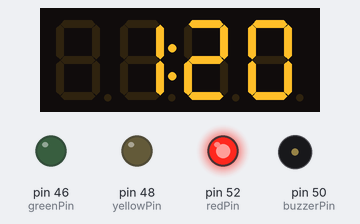
The sketch below on a simulated Arduino Mega 2560, built with avr-gcc and run on an emulated ATmega2560. Shown: 4-digit seven-segment display, output pins drawn as LEDs (lit = HIGH), buzzer (waves = sounding, pin HIGH).

Above: at 0.1 s.
At 1.6 s:
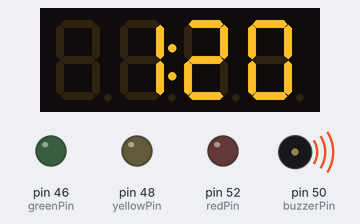
At 3.6 s:
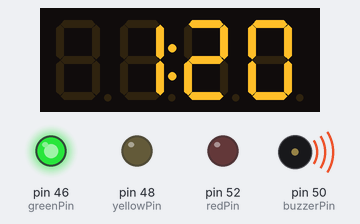
At 11.6 s:
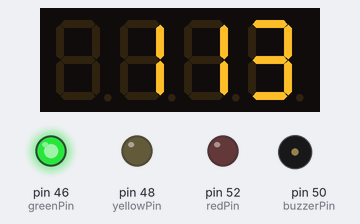
At 20.6 s:
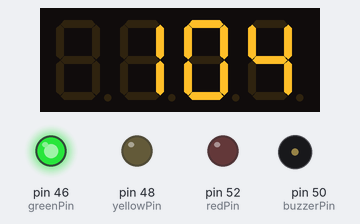
At 38.7 s:
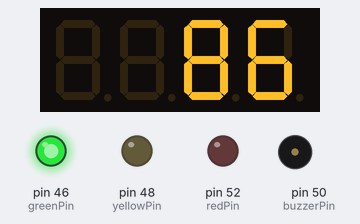
Timing chart, 0 to 40.0 s (numbered marks = the images above):
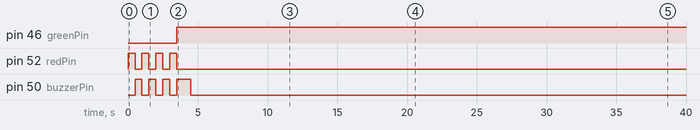

The sketch:

FMS.ino
```cpp
#include <Wire.h> // Enable this line if using Arduino Uno, Mega, etc.
#include <Adafruit_GFX.h>
#include "Adafruit_LEDBackpack.h"

Adafruit_7segment matrix = Adafruit_7segment();

int greenPin = 46;
int yellowPin = 48;
int buzzerPin = 50;
int redPin = 52;
int timeLeft = 120;
boolean drawDots = false;

// the setup function runs once when you press reset or power the board
void setup() {
  matrix.begin(0x70);

  pinMode(greenPin, OUTPUT);
  pinMode(yellowPin, OUTPUT);
  pinMode(buzzerPin, OUTPUT);
  pinMode(redPin, OUTPUT);
    matrix.println(120);
    matrix.drawColon(true);
    matrix.writeDisplay();
}

// the loop function runs over and over again forever
void loop() {
  tick();
  tick();
  tick();
  tickBeg();
  digitalWrite(greenPin, HIGH);
  digitalWrite(yellowPin, LOW);
  digitalWrite(buzzerPin, LOW);
  digitalWrite(redPin, LOW);
  for (uint16_t counter = 0; counter < 100; counter++){
    matrix.println(timeLeft);
    matrix.writeDisplay();
    delay(1000);
    timeLeft--;
  }
  digitalWrite(greenPin, LOW);
  digitalWrite(yellowPin, HIGH);
  digitalWrite(buzzerPin, HIGH);
  digitalWrite(redPin, LOW);
  delay(500);
  digitalWrite(greenPin, LOW);
  digitalWrite(yellowPin, HIGH);
  digitalWrite(buzzerPin, LOW);
  digitalWrite(redPin, LOW);
  delay(500);
  for (uint16_t counter = 0; counter <= 20; counter++){
    matrix.println(timeLeft);
    matrix.writeDisplay();
    delay(1000);
    timeLeft--;
  }
  digitalWrite(greenPin, LOW);
  digitalWrite(yellowPin, LOW);
  digitalWrite(buzzerPin, HIGH);
  digitalWrite(redPin, HIGH);
  delay(1500);
  digitalWrite(greenPin, LOW);
  digitalWrite(yellowPin, LOW);
  digitalWrite(buzzerPin, LOW);
  digitalWrite(redPin, HIGH);
  while(true);
}

void tick() {
  digitalWrite(greenPin, LOW);
  digitalWrite(yellowPin, LOW);
  digitalWrite(buzzerPin, LOW);
  digitalWrite(redPin, HIGH);
  delay(500);
  digitalWrite(greenPin, LOW);
  digitalWrite(yellowPin, LOW);
  digitalWrite(buzzerPin, HIGH);
  digitalWrite(redPin, LOW);
  delay(500);
}
void tickBeg() {
  digitalWrite(greenPin, LOW);
  digitalWrite(yellowPin, LOW);
  digitalWrite(buzzerPin, LOW);
  digitalWrite(redPin, HIGH);
  delay(500);
  digitalWrite(greenPin, HIGH);
  digitalWrite(yellowPin, LOW);
  digitalWrite(buzzerPin, HIGH);
  digitalWrite(redPin, LOW);
  delay(1000);
}
```

Measured:
- by itself, pin 46 (greenPin): LOW → HIGH at 3.5 s
- by itself, pin 52 (redPin): alternates HIGH for 0.50 s and LOW for 0.50 s, 8 changes in all, then stays LOW
- by itself, pin 50 (buzzerPin): goes 3 × (HIGH 0.50 s, LOW 0.50 s), HIGH 1.0 s, then LOW
- what the display in image 3 shows lasts 1.0 s, from 11.5 s to 12.5 s
